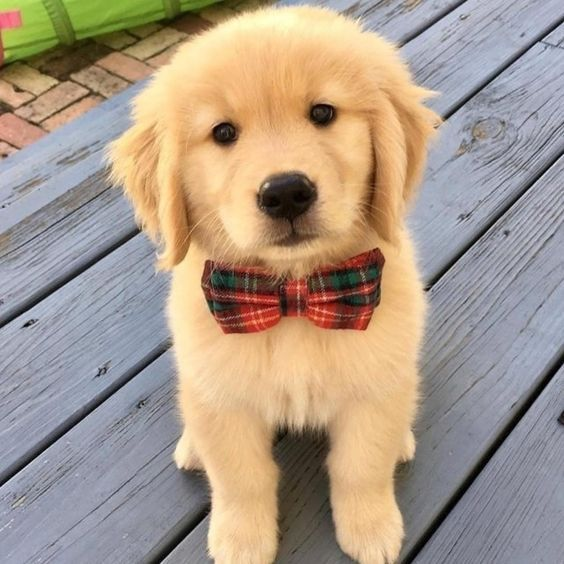
#> input picture dog.jpeg, 564 x 564 px
$ jupyter execute --allow-errors numpy_5.ipynb
#> lines starting #> are read from the running program, lines starting #| are printed output that depends on the picture; after the words box and inside, x2 and y2 are one past the last pixel; in counts of white or black regions, pixels touching at a corner belong together
[cell 1]
print('Welcome to Numpy-5')

[cell 2]
import numpy as np

[cell 3]
#np.split?

[cell 4]
d=np.arange(1,31).reshape((6,5))
d

[cell 5]
np.split(d,3, axis=0)

[cell 6]
np.split(d,2,axis=0)

[cell 7]
np.split(d, [3,4,5], axis=0)

[cell 8]
np.split(d, [1,4], axis=0)

[cell 9]
d=np.arange(1,25).reshape((6,4))
d

[cell 10]
np.vsplit(d,3)

[cell 11]
np.hsplit(d,2)

[cell 12]
np.hsplit(d,[1,2])

[cell 13]
np.vsplit(d, [2,4,5])

[cell 14]
#concatenate

[cell 15]
d=np.arange(1,5)
e=np.arange(2,6)
print(d)
print(e)

[cell 16]
#np.concatenate?

[cell 17]
np.concatenate((d,e))

[cell 18]
#np.concatenate((d,e), axis=1)

[cell 19]
d=np.arange(1,5)
e=np.arange(2,10)
print(d)
print(e)

[cell 20]
np.concatenate((d,e))

[cell 21]
d=np.arange(1,13).reshape((3,4))
e=np.arange(21,33).reshape((3,4))
print(d)
print(e)

[cell 22]
np.concatenate((d,e))

[cell 23]
np.concatenate((d,e), axis=1)

[cell 24]
# 2d with 1d

[cell 25]
d=np.arange(1,13).reshape((3,4))
e=np.arange(1,5)
print(d)
print(e)

[cell 26]
# np.concatenate((d,e), axis=0) errors out because of dimension mismatch

[cell 27]
# np.concatenate((d,e), axis=1 errors out because of dimension mismatch

[cell 28]
d=np.arange(1,13).reshape((3,4))
e=np.arange(1,5).reshape((1,4))
print(d)
print(e)

[cell 29]
np.concatenate((d,e), axis=0)

[cell 30]
np.concatenate((d,e))

[cell 31]
#np.concatenate((d,e), axis=1)

[cell 32]
#np.concatenate((d,e.T), axis=1)

[cell 33]
#hstack and vstack

[cell 34]
d=np.arange(1,5)
e=np.arange(2,6)
print(d)
print(e)

[cell 35]
np.vstack((d,e))

[cell 36]
np.hstack((d,e))

[cell 37]
d=np.arange(1,5).reshape((1,4))
e=np.arange(2,6).reshape((1,4))
print(d)
print(e)

[cell 38]
np.hstack((d,e))

[cell 39]
np.vstack((d,e))

[cell 40]
d=np.arange(1,13).reshape((3,4))
e=np.arange(2,14).reshape((3,4))
print(d)
print(e)

[cell 41]
np.vstack((d,e))

[cell 42]
np.hstack((d,e))

[cell 43]
#2d with 1d

[cell 44]
d=np.arange(1,13).reshape((3,4))
e=np.arange(1,5)
print(d)
print(e)

[cell 45]
np.vstack((d,e))

[cell 46]
#np.hstack((d,e))

[cell 47]
#2d with 2d diff shapes

[cell 48]
d=np.arange(1,13).reshape((3,4))
e=np.arange(1,5).reshape((1,4))
print(d)
print(e)

[cell 49]
np.vstack((d,e))

[cell 50]
# np.hstack((d,e))

[cell 51]
#fancy indexing

[cell 52]
row = np.array([0, 1, 2])

[cell 53]
print(row)
print(row.shape)

[cell 54]
row[:, np.newaxis]

[cell 55]
X = np.arange(12).reshape((3, 4))
X

[cell 56]
mask = np.array([1, 0, 1, 0], dtype=bool)

[cell 57]
mask

[cell 58]
print(X[row[:, np.newaxis], mask])

[cell 59]
#Broadcast

[cell 60]
d=np.arange(1,5)
e=np.arange(2,6)
d+e

[cell 61]
# diff shapes
d=np.arange(1,5)
e=np.arange(2,7)
print(d)
print(e)

[cell 62]
# d+e

[cell 63]
d + 2

[cell 64]
#np.pad?

# Broadcasting

## Rules

### For each dimension ( going from right side)
#### 1. The size of each dimension should be same OR
#### 2. The size of one dimension should be 1

##### Rule 1 : If two array differ in the number of dimensions, the shape of one with fewer dimensions is padded with ones on its leading( Left Side).
##### Rule 2 : If the shape of two arrays doesnt match in any dimensions, the array with shape equal to 1 is stretched to match the other shape.
##### Rule 3 : If in any dimesion the sizes disagree and neither equal to 1 , then Error is raised.

[cell 65]
x=np.arange(1,7).reshape((3,2))
y=np.arange(1,3)
z=np.arange(1,4)
print(x)
print(x.shape)
print(x.ndim)
print('-'*50)
print(y)
print(y.shape)
print(y.ndim)
print('-'*50)
print(z)
print(z.shape)
print(z.ndim)

[cell 66]
x+y

#> (a cell that did not finish here is left out)

[cell 68]
##  x+z error out

[cell 69]
a=np.array([10,20,30,40])
b=np.array([1,2,3])
print(a.shape)
print(b.shape)
print(a.ndim)
print(b.ndim)

#> (a cell that did not finish here is left out)

[cell 71]
a= np.arange(1,7).reshape((3,2))
b= np.array([10,20])

print(a)
print(a.shape)
print(a.ndim)
print("-"*50)
print(b)
print(b.shape)
print(b.ndim)

[cell 72]
a+b

[cell 73]
c=np.array([4,5,6])
print(c)
print(c.shape)

#> (a cell that did not finish here is left out)

[cell 75]
a= np.arange(1,7).reshape((3,2))
b= np.array([10,20,30,40]).reshape((2,2))
print(a)
print(a.shape)
print("-"*20)
print(b)
print(b.shape)

#> (a cell that did not finish here is left out)

[cell 77]
a= np.arange(1,7).reshape((3,2))
b= np.array([10,20])
print(a)
print(a.shape)
print("-"*20)
print(b)
print(b.shape)

[cell 78]
a+b

[cell 79]
a= np.array([[1,2,3]])
b=np.array([[10],[20],[30]])
print(a)
print(a.shape)
print("-"*20)
print(b)
print(b.shape)

[cell 80]
a+b

[cell 81]
import matplotlib.pyplot as plt
bounce = np.array(plt.imread('dog.jpeg'))
#> bounce is the input picture: shape (564, 564, 3); mean R, G, B 170.3, 153.9, 137.6
plt.imshow(bounce)

[cell 82]
bounce.shape
#> Out = (564, 564, 3)

[cell 83]
bounce

[cell 84]
# bounce[rows, cols, depth]

plt.imshow(bounce[::-1, :,:])

[cell 85]
plt.imshow(bounce[:, ::-1, :])

[cell 86]
plt.imshow(bounce[100:200, 200:400, :])
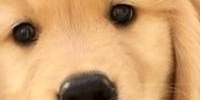
#> shown: shape (100, 200, 3); mean R, G, B 206.7, 160.5, 111.9

[cell 87]
plt.imshow(bounce[::2, ::2, :])

[cell 88]
plt.imshow(bounce[::2, ::2, 0])

[cell 89]
plt.imshow(bounce[::2, ::2, :1])

[cell 90]
plt.imshow(bounce[::2, ::2, 1])
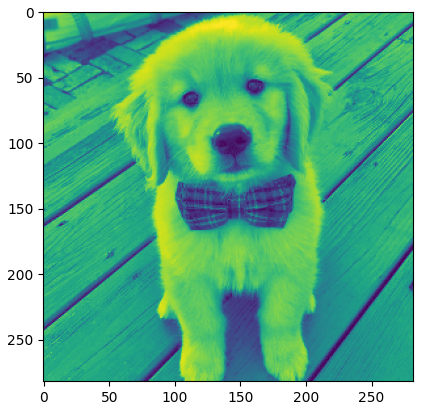
#> figure drawn by matplotlib, 1 panel

[cell 91]
plt.imshow(bounce[::2, ::2, 2])
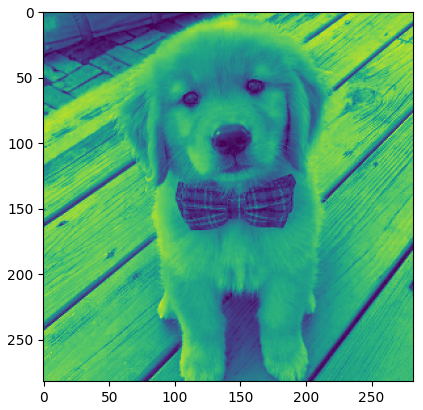
#> figure drawn by matplotlib, 1 panel

[cell 92]
bounce_masked = np.where(bounce>150, 255, 0)
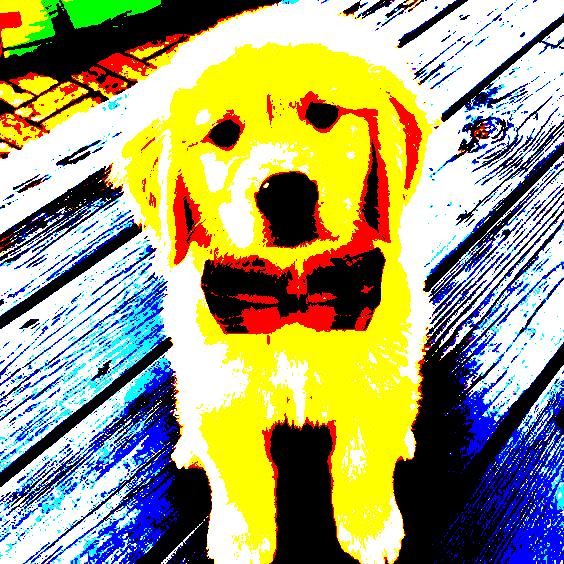
#> bounce_masked: shape (564, 564, 3) int64; mean R, G, B 162.1, 159.6, 121.6

[cell 93]
plt.imshow(bounce_masked)

[cell 94]
bounce_neg=255-bounce
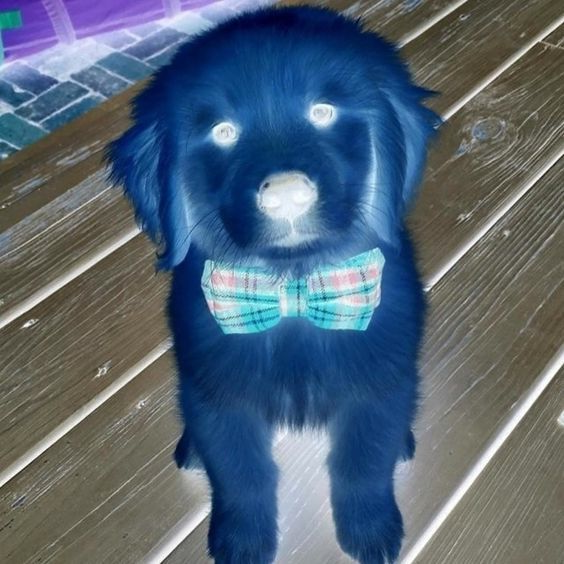
#> bounce_neg: shape (564, 564, 3); mean R, G, B 84.7, 101.1, 117.4
plt.imshow(bounce_neg)

[cell 95]
plt.imshow(np.rot90(bounce))
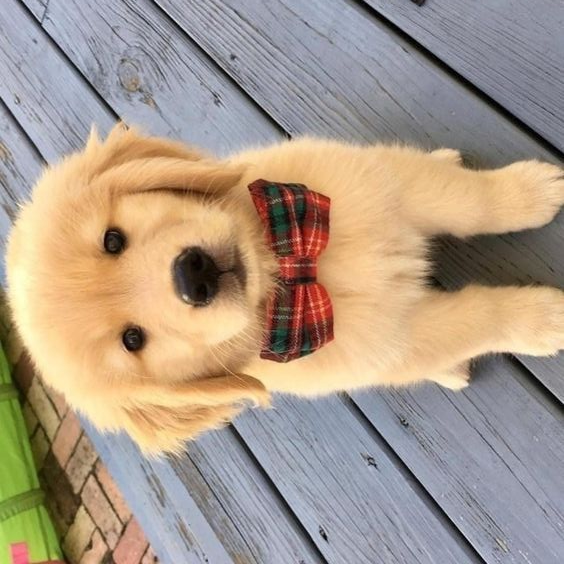
#> shown: shape (564, 564, 3); mean R, G, B 170.3, 153.9, 137.6

[cell 96]
bounce_R=bounce.copy()
bounce_R[:,:, (1,2)]=0
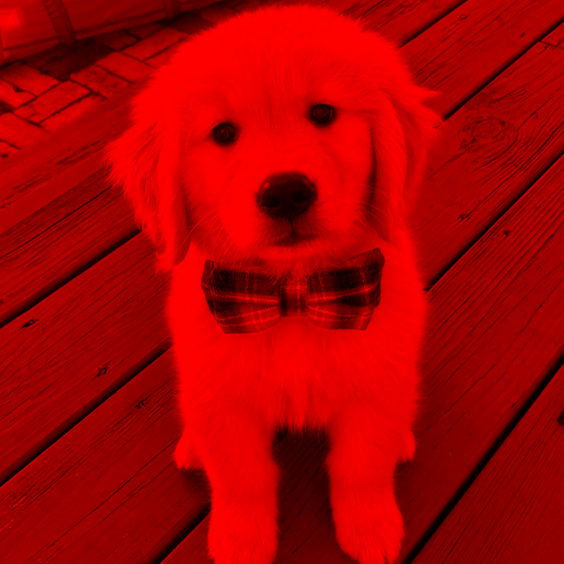
#> bounce_R: shape (564, 564, 3); mean R, G, B 170.3, 0, 0
plt.imshow(bounce_R)

[cell 97]
bounce_G=bounce.copy()
bounce_G[:,:, (0,2)]=0
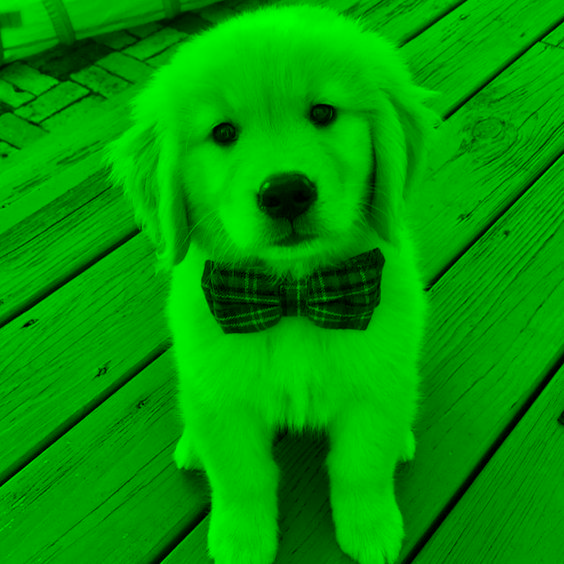
#> bounce_G: shape (564, 564, 3); mean R, G, B 0, 153.9, 0
plt.imshow(bounce_G)

[cell 98]
bounce_B=bounce.copy()
bounce_B[:,:, (0,1)]=0
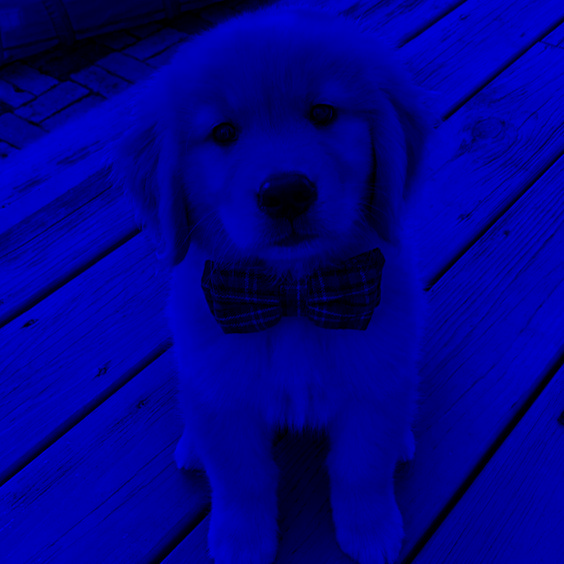
#> bounce_B: shape (564, 564, 3); mean R, G, B 0, 0, 137.6
plt.imshow(bounce_B)

[cell 99]
bounce_rem = bounce.copy()
bounce_rem[50:250, 180:400, :]=255
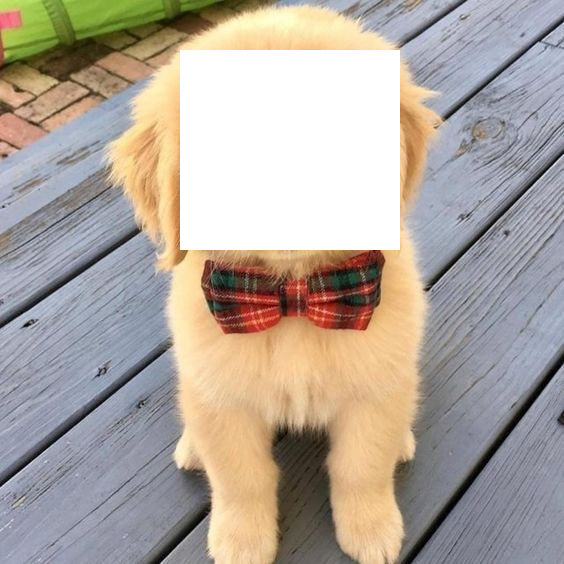
#> bounce_rem: shape (564, 564, 3); 13.83% of pixels changed, all inside (x1, y1, x2, y2) = (180, 50, 400, 250)
plt.imshow(bounce_rem)
